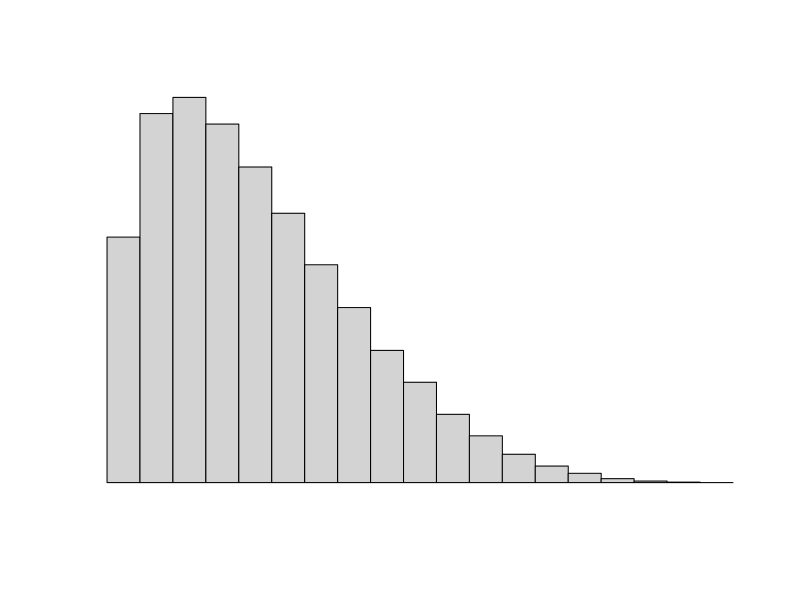
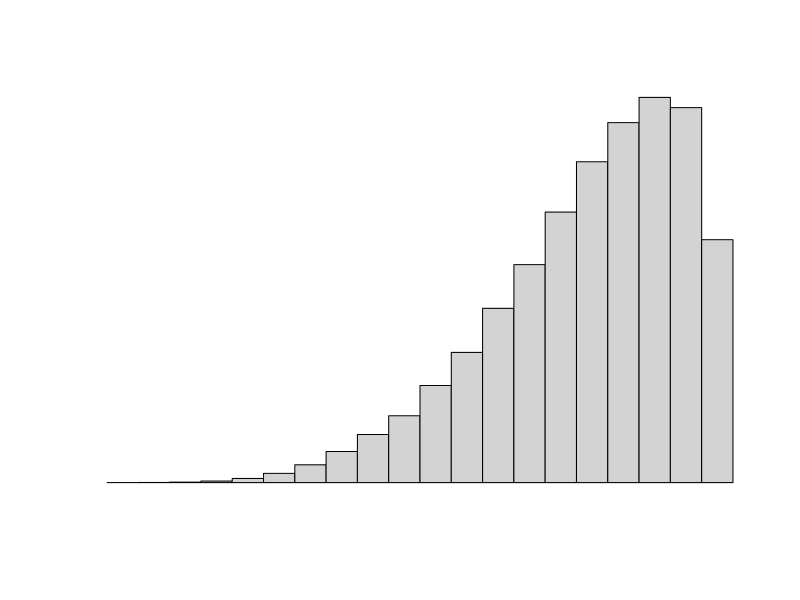

Reproduce these figures in R, in order.
## ---- chunk 1
knitr::opts_chunk$set(echo = TRUE, fig.width=4, fig.height=3, fig.align='center')
## ---- chunk 2
hist(rbeta(100000,1.5,5),xlab="",ylab="",axes=FALSE,main="")
## ---- chunk 3
hist(rbeta(100000,5,1.5),xlab="",ylab="",axes=FALSE,main="")
## ---- chunk 4
odd <- seq(1,99,by=2)
odd
## ---- chunk 5
odd <- odd[!( odd>60 & odd<80)]
odd
## ---- chunk 6
fnum <- fivenum(odd)
names(fnum)<-c("Min.","1st Qu.","Median", "3rd Qu.","Max.")
fnum
## ---- chunk 7
X <- c(8, 14, 9, 15, NA, 8,13, 2,9, NA)
NAPos <- which(is.na(X))
NAPos
## ---- chunk 8
nonNACount <- sum(!is.na(X))
nonNACount
## ---- chunk 9
X[NAPos] <- mean(X[!is.na(X)])
X
## ---- chunk 10
mtcarsByHP <- mtcars[order(mtcars$hp),]
mtcarsByHP
## ---- chunk 11
cylGt4GearGt3 <- sum( mtcars$cyl>4 & mtcars$gear>3 )
cylGt4GearGt3
